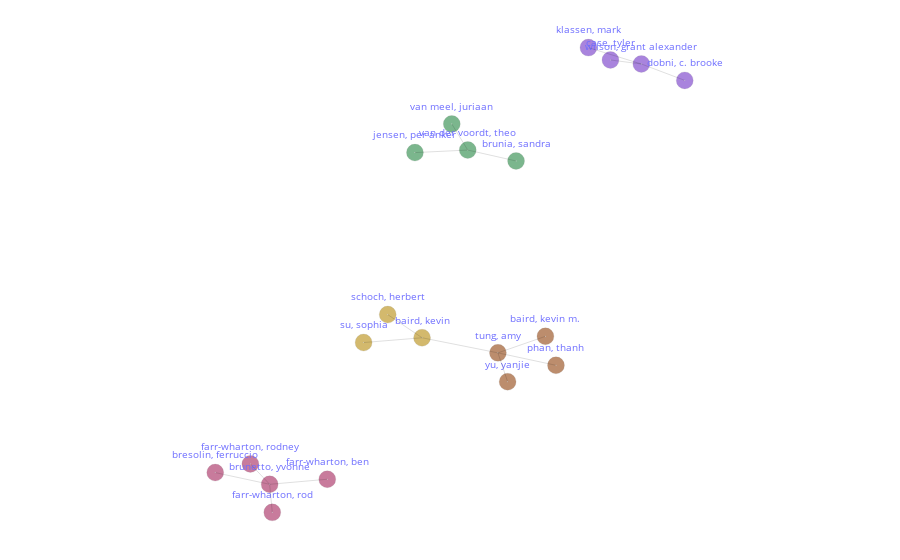

Notebook code cell kept with this figure:
### Code cell
# Network - Collaboration Analysis Between Authors, Countries, Intitutions Or Adjacency Analysis Between Authors' Keywords or Keywords Plus. (An interactive plot).
# Arguments: view        = 'notebook', 'browser' ('notebook' -> To plot in your prefered Notebook App. 'browser' -> To plot in your prefered browser window);
#            adj_type    = 'aut', 'cout', 'inst', 'kwa', or 'kwp'
#            min_count   = Relationship between nodes that have connected at least x times;
#            node_labels = True or False (True -> The label IDs will be displayed, False -> Only the nodes will be displayed );
#            node_size   = -1. (If node_size = -1 then the default value will be used. If node_size > 0 then this new value will be used);
#            label_type  = 'id', 'name' (Only meaningfull if node_labels = True. 'id' -> The ID will be displayed; 'name' -> The name will be displayed);
#            centrality  = 'degree', 'load', 'betw', 'close', 'eigen', 'katz', 'harmonic', or None. Color nodes according to centrality criterion
#                          'degree'   = Degree Centrality
#                          'load'     = Load Centrality
#                          'betw'     = Betweenness Centrality
#                          'close'    = Closeness Centrality
#                          'eigen'    = Eigenvector Centrality
#                          'katz'     = Katz Centrality
#                          'harmonic' = Harmonic Centrality
#                           None      = The Community Algorithm, Girvan-Newman, will be used Instead of a Centrality Criterion
bibfile.network_adj(view = 'notebook', adj_type = 'aut', min_count = 3, node_labels = True, label_type = 'name', centrality = None)

# PS: If a centrality criterion is used then the values can be obtained by the following command:  bibfile.table_centr

### Figure 1 — Plotly figure (JSON) as saved in the notebook; plotly's stock layout.template omitted (floating-point values rounded to 4 significant figures)
{"data": [{"hoverinfo": "text", "hovertext": ["id:                       a_266<br>cluster:                2<br>author:                JENSEN, PER ANKER<br>documents:         1<br>collaborators:      1<br>local h-index:       0", "id:                       a_151<br>cluster:                0<br>author:                DOBNI, C. BROOKE<br>documents:         2<br>collaborators:      2<br>local h-index:       1", "id:                       a_44<br>cluster:                3<br>author:                BAIRD, KEVIN<br>documents:         4<br>collaborators:      3<br>local h-index:       3", "id:                       a_557<br>cluster:                3<br>author:                SU, SOPHIA<br>documents:         4<br>collaborators:      2<br>local h-index:       3", "id:                       a_45<br>cluster:                4<br>author:                BAIRD, KEVIN M.<br>documents:         1<br>collaborators:      1<br>local h-index:       0", "id:                       a_303<br>cluster:                0<br>author:                KLASSEN, MARK<br>documents:         1<br>collaborators:      1<br>local h-index:       0", "id:                       a_180<br>cluster:                1<br>author:                FARR-WHARTON, BEN<br>documents:         1<br>collaborators:      2<br>local h-index:       0", "id:                       a_181<br>cluster:                1<br>author:                FARR-WHARTON, ROD<br>documents:         2<br>collaborators:      2<br>local h-index:       1", "id:                       a_182<br>cluster:                1<br>author:                FARR-WHARTON, RODNEY<br>documents:         1<br>collaborators:      1<br>local h-index:       0", "id:                       a_586<br>cluster:                4<br>author:                TUNG, AMY<br>documents:         2<br>collaborators:      4<br>local h-index:       1", "id:                       a_458<br>cluster:                4<br>author:                PHAN, THANH<br>documents:         1<br>collaborators:      2<br>local h-index:       0", "id:                       a_589<br>cluster:                2<br>author:                VAN DER VOORDT, THEO<br>documents:         3<br>collaborators:      3<br>local h-index:       1", "id:                       a_590<br>cluster:                2<br>author:                VAN MEEL, JURIAAN<br>documents:         1<br>collaborators:      1<br>local h-index:       0", "id:                       a_83<br>cluster:                1<br>author:                BRESOLIN, FERRUCCIO<br>documents:         1<br>collaborators:      1<br>local h-index:       0", "id:                       a_86<br>cluster:                1<br>author:                BRUNETTO, YVONNE<br>documents:         3<br>collaborators:      4<br>local h-index:       1", "id:                       a_87<br>cluster:                2<br>author:                BRUNIA, SANDRA<br>documents:         1<br>collaborators:      2<br>local h-index:       0", "id:                       a_104<br>cluster:                0<br>author:                CASE, TYLER<br>documents:         1<br>collaborators:      2<br>local h-index:       0", "id:                       a_622<br>cluster:                0<br>author:                WILSON, GRANT ALEXANDER<br>documents:         2<br>collaborators:      3<br>local h-index:       1", "id:                       a_637<br>cluster:                4<br>author:                YU, YANJIE<br>documents:         1<br>collaborators:      1<br>local h-index:       0", "id:                       a_511<br>cluster:                3<br>author:                SCHOCH, HERBERT<br>documents:         1<br>collaborators:      1<br>local h-index:       0"], "marker": {"color": ["#198038", "#6929c4", "#b28600", "#b28600", "#8a3800", "#6929c4", "#9f1853", "#9f1853", "#9f1853", "#8a3800", "#8a3800", "#198038", "#198038", "#9f1853", "#9f1853", "#198038", "#6929c4", "#6929c4", "#8a3800", "#b28600"], "line": {"color": "rgb(50, 50, 50)", "width": 0.15}, "size": 17, "symbol": "circle-dot"}, "mode": "markers+text", "name": "", "opacity": 0.57, "text": ["jensen, per anker", "dobni, c. brooke", "baird, kevin", "su, sophia", "baird, kevin m.", "klassen, mark", "farr-wharton, ben", "farr-wharton, rod", "farr-wharton, rodney", "tung, amy", "phan, thanh", "van der voordt, theo", "van meel, juriaan", "bresolin, ferruccio", "brunetto, yvonne", "brunia, sandra", "case, tyler", "wilson, grant alexander", "yu, yanjie", "schoch, herbert"], "textfont": {"color": "blue", "size": 10}, "textposition": "top center", "type": "scatter", "x": [-73.13, 497.2, -58.08, -181.6, 202.7, 293.6, -258.4, -374.7, -421.1, 102.3, 225.0, 38.51, 4.771, -495.3, -380.2, 140.6, 340.1, 405.5, 122.8, -130.6], "y": [556.2, 861.5, -226.7, -246.8, -220.6, 1000, -824.8, -964.8, -759.9, -290.5, -343.1, 567.0, 677.1, -796.6, -846.2, 520.8, 947.8, 930.7, -412.5, -128.7]}, {"hoverinfo": "none", "line": {"color": "rgba(0, 0, 0, 0.25)", "dash": "solid", "width": 0.5}, "mode": "lines", "name": "", "textfont": {"color": "blue", "size": 10}, "textposition": "top center", "type": "scatter", "x": [-73.13, 38.51, null, 497.2, 405.5, null, -58.08, -130.6, null, -58.08, -181.6, null, -58.08, 102.3, null, 202.7, 102.3, null, 293.6, 405.5, null, -258.4, -380.2, null, -374.7, -380.2, null, -421.1, -380.2, null, 102.3, 225.0, null, 102.3, 122.8, null, 38.51, 140.6, null, 38.51, 4.771, null, -495.3, -380.2, null, 340.1, 405.5, null], "y": [556.2, 567.0, null, 861.5, 930.7, null, -226.7, -128.7, null, -226.7, -246.8, null, -226.7, -290.5, null, -220.6, -290.5, null, 1000, 930.7, null, -824.8, -846.2, null, -964.8, -846.2, null, -759.9, -846.2, null, -290.5, -343.1, null, -290.5, -412.5, null, 567.0, 520.8, null, 567.0, 677.1, null, -796.6, -846.2, null, 947.8, 930.7, null]}], "layout": {"hoverlabel": {"font": {"size": 12}}, "hovermode": "closest", "margin": {"b": 10, "l": 5, "r": 5, "t": 10}, "plot_bgcolor": "rgb(255, 255, 255)", "showlegend": false, "xaxis": {"showgrid": false, "showticklabels": false, "zeroline": false}, "yaxis": {"scaleanchor": "x", "scaleratio": 0.5, "showgrid": false, "showticklabels": false, "zeroline": false}}}
